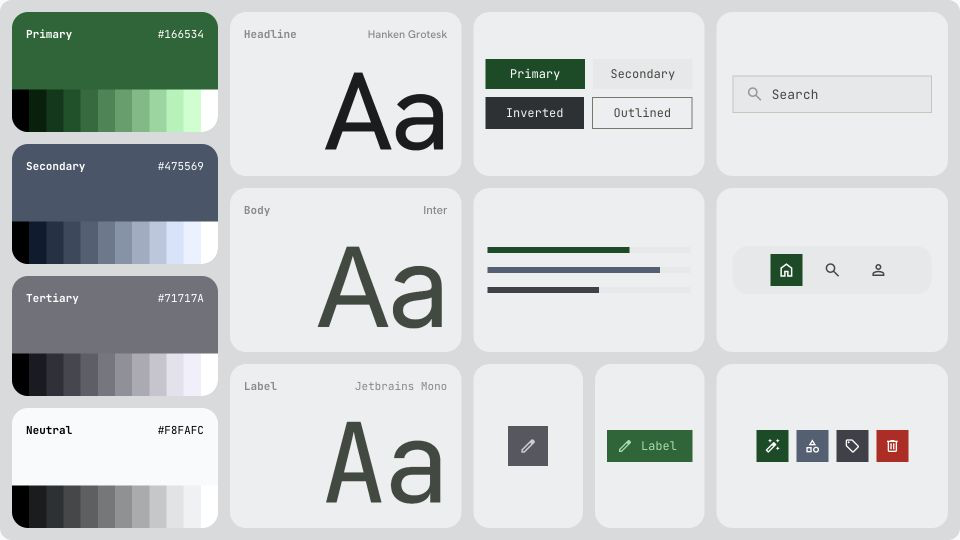
#> input picture stitch/design-system/screen.png, 960 x 540 px; its folder holds only this picture in this run
$ python compare.py ../../stitch/design-system ../../stitch/design-system/screen.png ../../stitch/design-system
#> lines starting #> are read from the running program, lines starting #| are printed output that depends on the picture
"""compare.py <dirA> <dirB> [diffdir]: pixel comparison of same-named PNGs."""
import os, sys
from PIL import Image, ImageChops
a, b = sys.argv[1], sys.argv[2]
diffdir = sys.argv[3] if len(sys.argv) > 3 else None
bad = 0
for name in sorted(os.listdir(a)):
    if not name.endswith(".png"): continue
    pb = os.path.join(b, name)
    if not os.path.exists(pb):
        print(f"MISSING {name}"); bad += 1; continue
    ia, ib = Image.open(os.path.join(a, name)).convert("RGB"), Image.open(pb).convert("RGB")
#> ia is the input picture: PIL image 960x540 RGB; mean R, G, B 201.8, 206.1, 206.4
    # The status bar (demo-mode clock and icons) still flickers between runs; compare everything below it.
    ia, ib = ia.crop((0, 64, ia.width, ia.height)), ib.crop((0, 64, ib.width, ib.height))
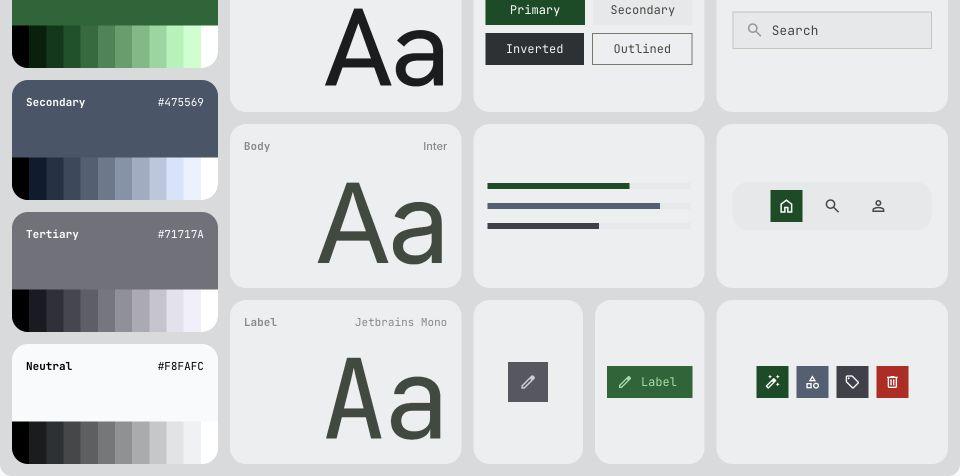
#> ia: PIL image 960x476 RGB; mean R, G, B 202.3, 205.9, 207
    if ia.size != ib.size:
        print(f"SIZE    {name} {ia.size} vs {ib.size}"); bad += 1; continue
    diff = ImageChops.difference(ia, ib)
#> diff: PIL image 960x476 RGB; every value is 0
    box = diff.getbbox()
#> box = None
    if box is None:
        print(f"SAME    {name}")
    else:
        n = sum(1 for p in diff.get_flattened_data() if p != (0, 0, 0))
        print(f"DIFF    {name}: {n} px in {box}"); bad += 1
        if diffdir:
            os.makedirs(diffdir, exist_ok=True)
            diff.point(lambda v: 255 if v else 0).save(os.path.join(diffdir, name))
print("identical" if bad == 0 else f"{bad} differ")
